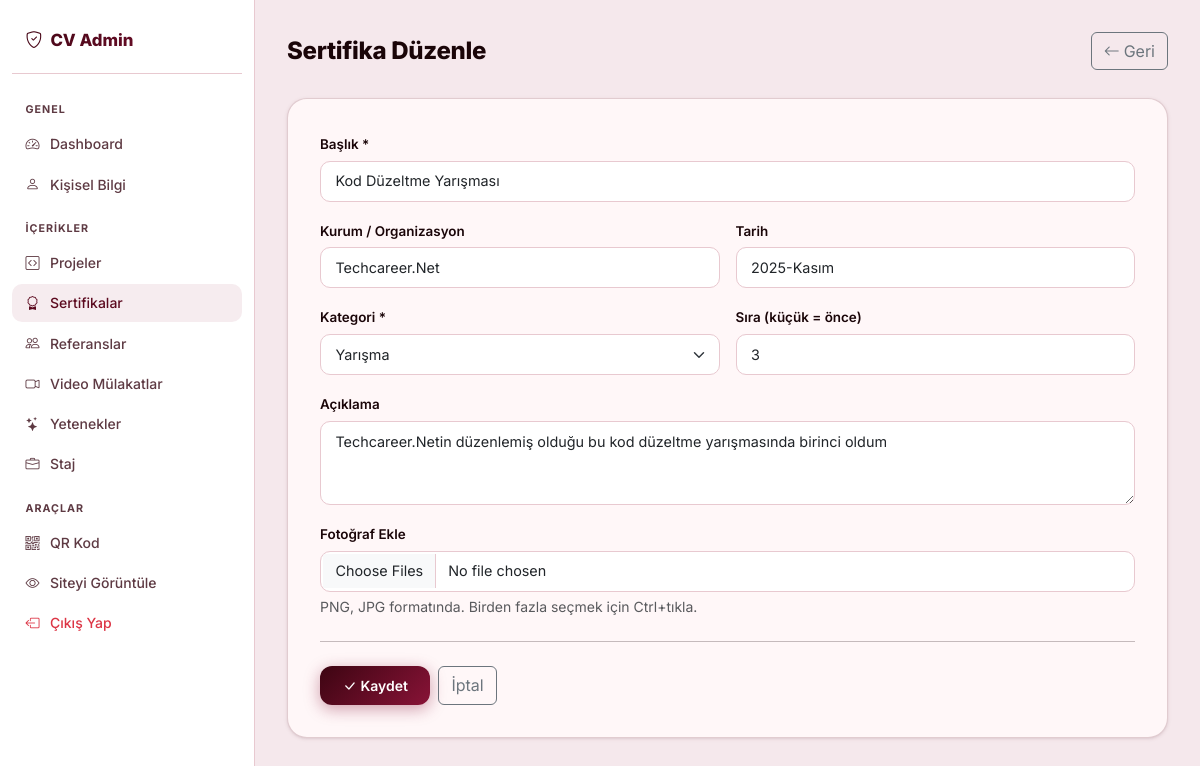
/admin/sertifika/duzenle/1 (signed in), run on an earlier commit of the app's database.
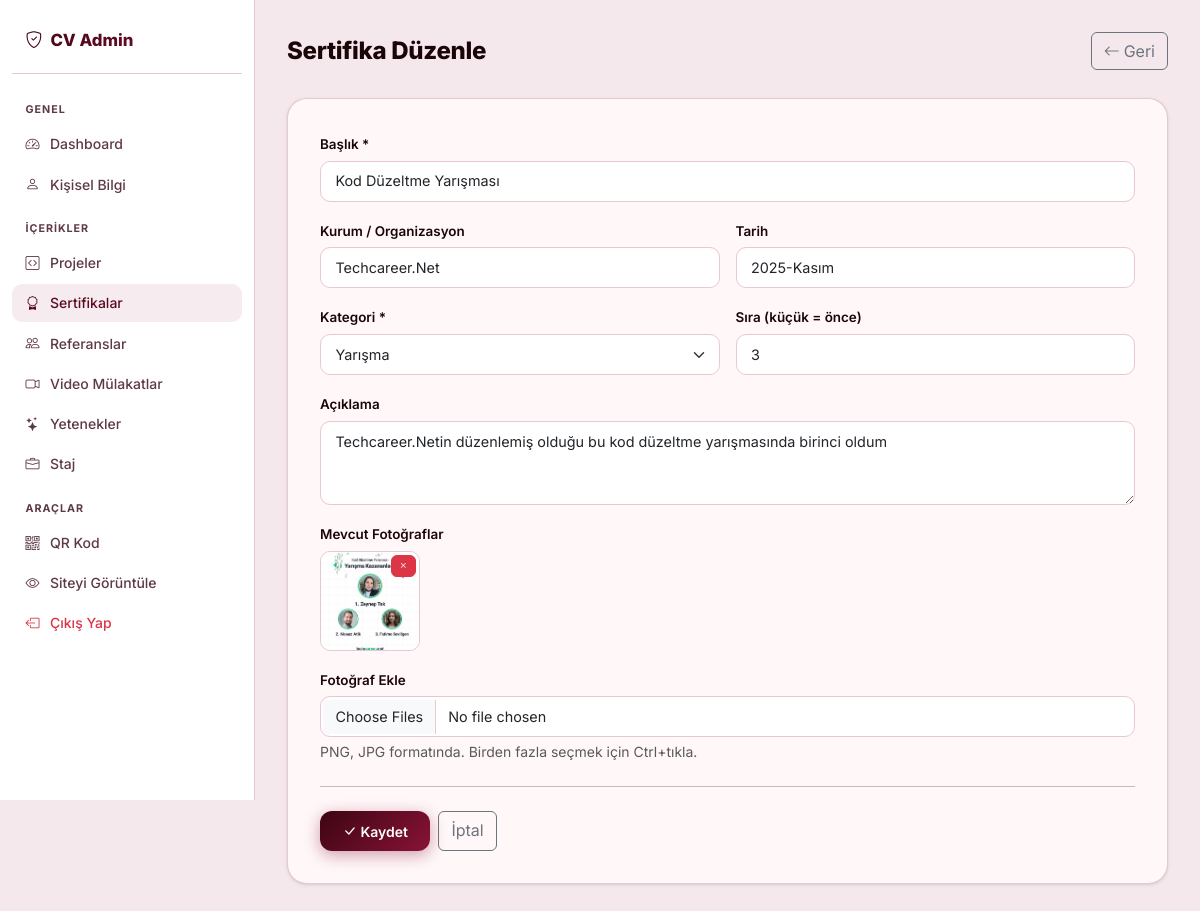
And on a later commit of the database.
### app.py (models this page shows)
class SertifikaFoto(db.Model):
    id = db.Column(db.Integer, primary_key=True)
    sertifika_id = db.Column(db.Integer, db.ForeignKey('sertifika.id'), nullable=False)
    dosya = db.Column(db.String(300), nullable=False)
    sira = db.Column(db.Integer, default=0)

### app.py (the view, shortened to what this page needs)
@app.route('/admin/sertifika/duzenle/<int:id>', methods=['GET', 'POST'])
@giris_gerekli
def admin_sertifika_duzenle(id):
    sertifika = db.get_or_404(Sertifika, id)
    return render_template('admin/sertifika_form.html', sertifika=sertifika, baslik='Sertifika Düzenle')

### app.py (called while the page is built)
@app.context_processor
def inject_bilgi():
    bilgi = KisiselBilgi.query.first()
    return dict(bilgi=bilgi)

def giris_gerekli(f):
    @wraps(f)
    def decorated(*args, **kwargs):
        if 'admin_id' not in session:
            return redirect(url_for('admin_giris'))
        return f(*args, **kwargs)
    return decorated

### templates/admin/sertifika_form.html (shortened to what this page needs)
{% extends "admin/base.html" %}
{% block content %}
<div class="admin-header d-flex justify-content-between align-items-center">
  <h1>{{ baslik }}</h1>
  <a href="{{ url_for('admin_sertifikalar') }}" class="btn btn-outline-secondary">
    <i class="bi bi-arrow-left me-1"></i>Geri
  </a>
</div>
<div class="form-card">
  <form method="POST" enctype="multipart/form-data">
    <div class="row g-3">
      <div class="col-12">
        <label class="form-label">Başlık *</label>
        <input type="text" name="baslik" class="form-control" required
               value="{{ sertifika.baslik if sertifika else '' }}"
               placeholder="Sertifika veya etkinlik adı">
      </div>
      <div class="col-md-6">
        <label class="form-label">Kurum / Organizasyon</label>
        <input type="text" name="kurum" class="form-control"
               value="{{ sertifika.kurum if sertifika else '' }}"
               placeholder="Udemy, Google, Teknofest...">
      </div>
      <div class="col-md-6">
        <label class="form-label">Tarih</label>
        <input type="text" name="tarih" class="form-control"
               value="{{ sertifika.tarih if sertifika else '' }}"
               placeholder="Ocak 2024">
      </div>
      <div class="col-md-6">
        <label class="form-label">Kategori *</label>
        <select name="kategori" class="form-select">
          <option value="yarısma" {% if sertifika and sertifika.kategori == 'yarısma' %}selected{% endif %}>Yarışma</option>
        </select>
      </div>
      <div class="col-md-6">
        <label class="form-label">Sıra (küçük = önce)</label>
        <input type="number" name="sira" class="form-control" min="0"
               value="{{ sertifika.sira if sertifika else 0 }}">
      </div>
      <div class="col-12">
        <label class="form-label">Açıklama</label>
        <textarea name="aciklama" class="form-control" rows="3"
                  placeholder="Kısa açıklama...">{{ sertifika.aciklama if sertifika else '' }}</textarea>
      </div>
      {% if sertifika and sertifika.fotograflar %}
      <div class="col-12">
        <label class="form-label">Mevcut Fotoğraflar</label>
        <div class="d-flex flex-wrap gap-2">
          {% for foto in sertifika.fotograflar %}
          <div style="position:relative;" data-foto-id="{{ foto.id }}">
            <img src="{{ url_for('static', filename='uploads/' + foto.dosya) }}"
                 style="width:100px;height:100px;object-fit:cover;border-radius:10px;border:1px solid var(--border);">
            <button type="button"
                    onclick="silFoto({{ foto.id }}, this)"
                    class="btn btn-sm btn-danger"
                    style="position:absolute;top:4px;right:4px;padding:2px 6px;font-size:.7rem;border-radius:6px;">
              <i class="bi bi-x"></i>
            </button>
          </div>
          {% endfor %}
        </div>
      </div>
      {% endif %}
      <div class="col-12">
        <label class="form-label">Fotoğraf Ekle</label>
        <input type="file" name="fotograflar" class="form-control" accept="image/*" multiple>
        <div class="form-text">PNG, JPG formatında. Birden fazla seçmek için Ctrl+tıkla.</div>
      </div>
    </div>
    <hr class="my-4">
    <div class="d-flex gap-2">
      <button type="submit" class="btn btn-primary">
        <i class="bi bi-check-lg me-1"></i>Kaydet
      </button>
      <a href="{{ url_for('admin_sertifikalar') }}" class="btn btn-outline-secondary">İptal</a>
    </div>
  </form>
</div>
{% endblock %}

What changed in the data, as far as the page shows it:
added SertifikaFoto: dosya (picture)
Also different on the page:
text now shown: "Mevcut Fotoğraflar"
